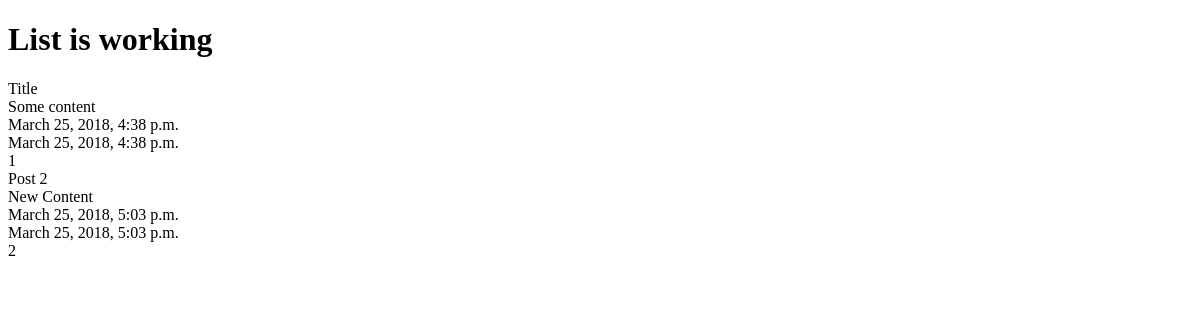
The app's page /posts/, older data.
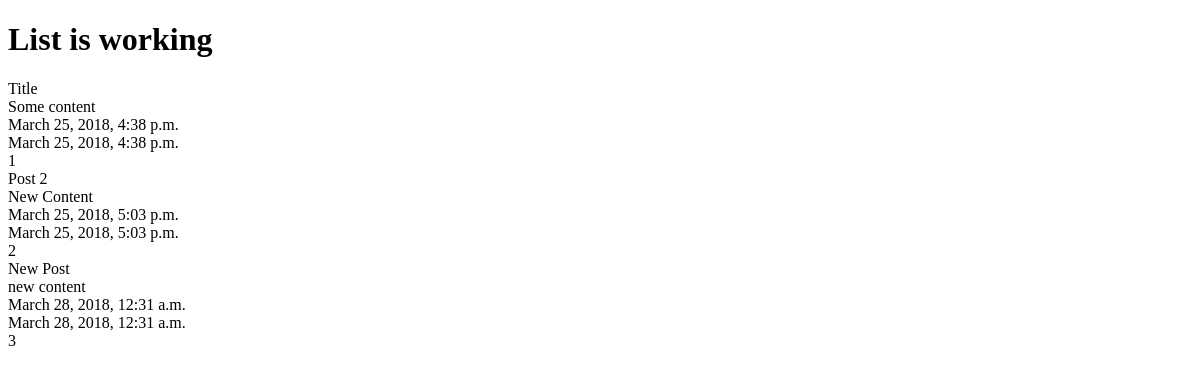
The same page, newer data.
### posts/models.py (models this page shows, shortened)
class Post(models.Model):
    title = models.CharField(max_length = 120)
    content = models.TextField()    # TextField() IS USUALLY LONGER THAN CharField()
    updated = models.DateTimeField(auto_now = True, auto_now_add = False)        # auto_now EVERYTIME IT'S SAVED INTO THE DATABASE -> updated will be set
    timestamp = models.DateTimeField(auto_now = False, auto_now_add = True)      # auto_now_add IS WHEN IT'S ADDED INTO DATABASE INITIALLY, ONLY SET 1 TIME (SAVE AND SET)

### posts/views.py (the view)
def post_list(request):
    queryset = Post.objects.all()
    context = {
        "object_list" : queryset,
        "title" : "List"
    }
    return render(request, 'index.html', context)

### templates/index.html (shortened to what this page needs)
<!DOCTYPE html>
<html lang="en">
<head>
</head>
<body>
<h1> {{ title }} is working </h1>
{% for obj in object_list %}
    {{ obj.title }} <br>
    {{ obj.content }} <br>
    {{ obj.timestamp }} <br>
    {{ obj.updated }} <br>
    {{ obj.id }} <br>
{% endfor %}
</body>
</html>

Row changes from the older to the newer data that the page shows:
added Post: title "New Post", content "new content", timestamp "March 28, 2018, 12:31 a.m.", updated "March 28, 2018, 12:31 a.m.", id "3"
